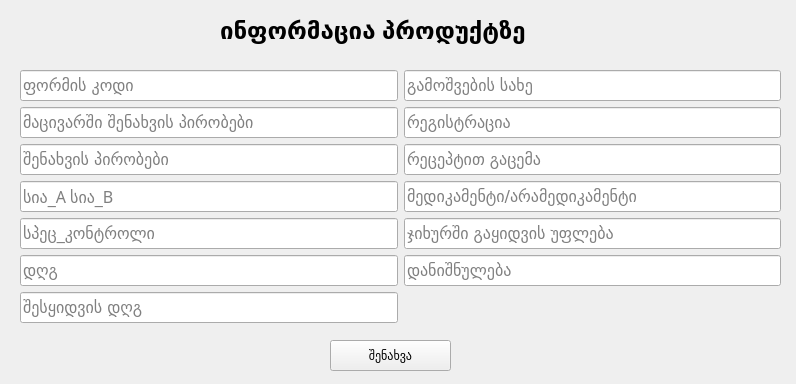
<?xml version="1.0" encoding="UTF-8"?>
<ui version="4.0">
 <class>Form</class>
 <widget class="QWidget" name="Form">
  <property name="geometry">
   <rect>
    <x>0</x>
    <y>0</y>
    <width>796</width>
    <height>384</height>
   </rect>
  </property>
  <property name="windowTitle">
   <string>Form</string>
  </property>
  <widget class="QLabel" name="label">
   <property name="geometry">
    <rect>
     <x>220</x>
     <y>10</y>
     <width>361</width>
     <height>41</height>
    </rect>
   </property>
   <property name="font">
    <font>
     <pointsize>18</pointsize>
     <weight>75</weight>
     <bold>true</bold>
    </font>
   </property>
   <property name="text">
    <string>ინფორმაცია პროდუქტზე</string>
   </property>
   <property name="wordWrap">
    <bool>false</bool>
   </property>
  </widget>
  <widget class="QPushButton" name="save">
   <property name="geometry">
    <rect>
     <x>330</x>
     <y>340</y>
     <width>121</width>
     <height>31</height>
    </rect>
   </property>
   <property name="text">
    <string>შენახვა</string>
   </property>
  </widget>
  <widget class="QWidget" name="">
   <property name="geometry">
    <rect>
     <x>20</x>
     <y>70</y>
     <width>761</width>
     <height>254</height>
    </rect>
   </property>
   <layout class="QGridLayout" name="gridLayout">
    <item row="0" column="0">
     <widget class="QLineEdit" name="form_code">
      <property name="font">
       <font>
        <family>BPG Glaho</family>
        <pointsize>12</pointsize>
       </font>
      </property>
      <property name="placeholderText">
       <string>ფორმის კოდი</string>
      </property>
     </widget>
    </item>
    <item row="0" column="1">
     <widget class="QLineEdit" name="release_type">
      <property name="font">
       <font>
        <family>BPG Glaho</family>
        <pointsize>12</pointsize>
       </font>
      </property>
      <property name="placeholderText">
       <string>გამოშვების სახე</string>
      </property>
     </widget>
    </item>
    <item row="1" column="0">
     <widget class="QLineEdit" name="saving_freezer">
      <property name="font">
       <font>
        <family>BPG Glaho</family>
        <pointsize>12</pointsize>
       </font>
      </property>
      <property name="placeholderText">
       <string>მაცივარში შენახვის პირობები</string>
      </property>
     </widget>
    </item>
    <item row="1" column="1">
     <widget class="QLineEdit" name="registration">
      <property name="font">
       <font>
        <family>BPG Glaho</family>
        <pointsize>12</pointsize>
       </font>
      </property>
      <property name="placeholderText">
       <string>რეგისტრაცია</string>
      </property>
     </widget>
    </item>
    <item row="2" column="0">
     <widget class="QLineEdit" name="saving">
      <property name="font">
       <font>
        <family>BPG Glaho</family>
        <pointsize>12</pointsize>
       </font>
      </property>
      <property name="placeholderText">
       <string>შენახვის პირობები</string>
      </property>
     </widget>
    </item>
    <item row="2" column="1">
     <widget class="QLineEdit" name="reciep">
      <property name="font">
       <font>
        <family>BPG Glaho</family>
        <pointsize>12</pointsize>
       </font>
      </property>
      <property name="placeholderText">
       <string>რეცეპტით გაცემა</string>
      </property>
     </widget>
    </item>
    <item row="3" column="0">
     <widget class="QLineEdit" name="listA_listB">
      <property name="font">
       <font>
        <family>BPG Glaho</family>
        <pointsize>12</pointsize>
       </font>
      </property>
      <property name="placeholderText">
       <string>სია_A სია_B</string>
      </property>
     </widget>
    </item>
    <item row="3" column="1">
     <widget class="QLineEdit" name="product_type">
      <property name="font">
       <font>
        <family>BPG Glaho</family>
        <pointsize>12</pointsize>
       </font>
      </property>
      <property name="placeholderText">
       <string>მედიკამენტი/არამედიკამენტი</string>
      </property>
     </widget>
    </item>
    <item row="4" column="0">
     <widget class="QLineEdit" name="control">
      <property name="font">
       <font>
        <family>BPG Glaho</family>
        <pointsize>12</pointsize>
       </font>
      </property>
      <property name="placeholderText">
       <string>სპეც_კონტროლი</string>
      </property>
     </widget>
    </item>
    <item row="4" column="1">
     <widget class="QLineEdit" name="seling_permit">
      <property name="font">
       <font>
        <family>BPG Glaho</family>
        <pointsize>12</pointsize>
       </font>
      </property>
      <property name="placeholderText">
       <string>ჯიხურში გაყიდვის უფლება</string>
      </property>
     </widget>
    </item>
    <item row="5" column="0">
     <widget class="QLineEdit" name="tax">
      <property name="font">
       <font>
        <family>BPG Glaho</family>
        <pointsize>12</pointsize>
       </font>
      </property>
      <property name="placeholderText">
       <string>დღგ</string>
      </property>
     </widget>
    </item>
    <item row="5" column="1">
     <widget class="QLineEdit" name="purpose">
      <property name="font">
       <font>
        <family>BPG Glaho</family>
        <pointsize>12</pointsize>
       </font>
      </property>
      <property name="placeholderText">
       <string>დანიშნულება</string>
      </property>
     </widget>
    </item>
    <item row="6" column="0">
     <widget class="QLineEdit" name="buyng_tax">
      <property name="font">
       <font>
        <family>BPG Glaho</family>
        <pointsize>12</pointsize>
       </font>
      </property>
      <property name="placeholderText">
       <string>შესყიდვის დღგ</string>
      </property>
     </widget>
    </item>
   </layout>
  </widget>
 </widget>
 <resources/>
 <connections/>
</ui>
